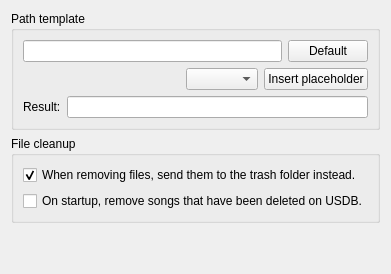
     <widget class="QWidget" name="tabFiles">
      <attribute name="title">
       <string>Files</string>
      </attribute>
      <layout class="QVBoxLayout" name="verticalLayout_4">
       <item>
        <widget class="QGroupBox" name="groupBox">
         <property name="toolTip">
          <string>&lt;html&gt;&lt;head/&gt;&lt;body&gt;&lt;p&gt;Determines how song files are stored relative to the song directory. You can use certain placeholder names to reference song attributes.&lt;/p&gt;&lt;p&gt;The template must contain at least two components, which are separated using slashes. The last component specifies the filename, excluding its extension.&lt;/p&gt;&lt;/body&gt;&lt;/html&gt;</string>
         </property>
         <property name="title">
          <string>Path template</string>
         </property>
         <layout class="QVBoxLayout" name="verticalLayout_3">
          <item>
           <layout class="QHBoxLayout" name="horizontalLayout_3">
            <item>
             <widget class="QLineEdit" name="edit_path_template">
              <property name="maxLength">
               <number>100</number>
              </property>
             </widget>
            </item>
            <item>
             <widget class="QPushButton" name="button_default_path_template">
              <property name="text">
               <string>Default</string>
              </property>
             </widget>
            </item>
           </layout>
          </item>
          <item>
           <layout class="QHBoxLayout" name="horizontalLayout_2">
            <item>
             <spacer name="horizontalSpacer">
              <property name="orientation">
               <enum>Qt::Orientation::Horizontal</enum>
              </property>
              <property name="sizeHint" stdset="0">
               <size>
                <width>40</width>
                <height>20</height>
               </size>
              </property>
             </spacer>
            </item>
            <item>
             <widget class="QComboBox" name="comboBox_placeholder"/>
            </item>
            <item>
             <widget class="QPushButton" name="button_insert_placeholder">
              <property name="text">
               <string>Insert placeholder</string>
              </property>
             </widget>
            </item>
           </layout>
          </item>
          <item>
           <layout class="QHBoxLayout" name="horizontalLayout_4">
            <item>
             <widget class="QLabel" name="label">
              <property name="text">
               <string>Result:</string>
              </property>
             </widget>
            </item>
            <item>
             <widget class="QLineEdit" name="edit_path_template_result">
              <property name="readOnly">
               <bool>true</bool>
              </property>
             </widget>
            </item>
           </layout>
          </item>
         </layout>
        </widget>
       </item>
       <item>
        <widget class="QGroupBox" name="groupBox_4">
         <property name="minimumSize">
          <size>
           <width>0</width>
           <height>0</height>
          </size>
         </property>
         <property name="title">
          <string>File cleanup</string>
         </property>
         <layout class="QVBoxLayout" name="verticalLayout_7">
          <item>
           <widget class="QCheckBox" name="checkBox_trash_files">
            <property name="text">
             <string>When removing files, send them to the trash folder instead.</string>
            </property>
            <property name="checked">
             <bool>true</bool>
            </property>
           </widget>
          </item>
          <item>
           <widget class="QCheckBox" name="checkBox_trash_remotely_deleted_songs">
            <property name="text">
             <string>On startup, remove songs that have been deleted on USDB.</string>
            </property>
           </widget>
          </item>
         </layout>
        </widget>
       </item>
       <item>
        <spacer name="verticalSpacer_3">
         <property name="orientation">
          <enum>Qt::Orientation::Vertical</enum>
         </property>
         <property name="sizeHint" stdset="0">
          <size>
           <width>20</width>
           <height>40</height>
          </size>
         </property>
        </spacer>
       </item>
      </layout>
     </widget>
